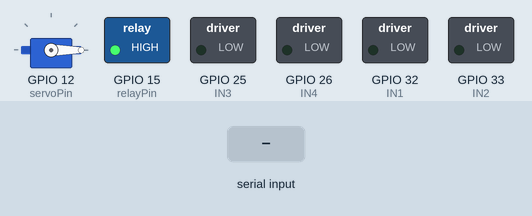
Recording of a sketch running on a simulated ESP32. On the bench: servo, switched loads named in the sketch (green lamp = pin HIGH). Inputs (shaded band) come from the test bench. Nothing arrives over Bluetooth unless stated.

Above: at 1.2 s.
1.3 s: "W" received over the second serial link
At 3.3 s:
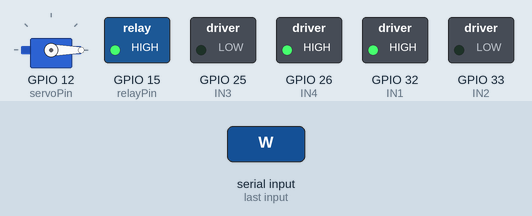
3.8 s: "S" received over the second serial link
At 5.2 s:
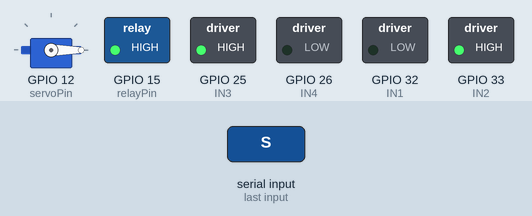
6.3 s: "A" received over the second serial link
At 8.3 s:
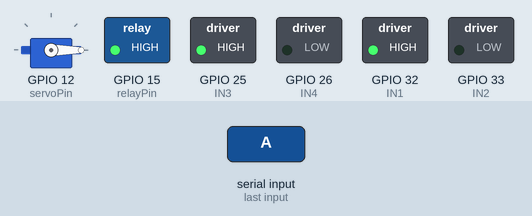
8.8 s: "D" received over the second serial link
At 10.2 s:
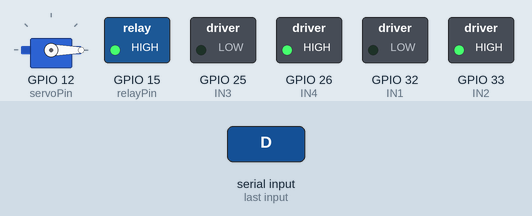
11.3 s: "H" received over the second serial link
At 13.3 s:
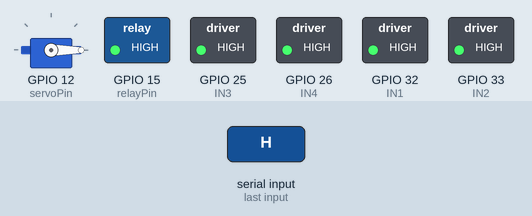
13.8 s: "O" received over the second serial link
At 15.2 s:
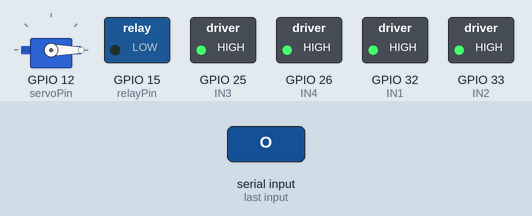
Timing chart, 0 to 21.3 s (numbered marks = the images above; inputs shaded):
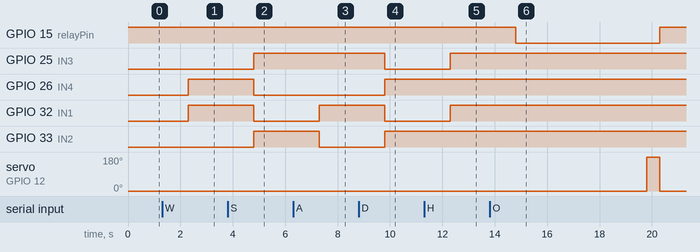

The sketch:

Bluetooth_Controlled_Car.ino
```cpp
#include "BluetoothSerial.h"
#include <ESP32Servo.h>
#define IN1 32
#define IN2 33
#define IN3 25
#define IN4 26

#if !defined(CONFIG_BT_ENABLED) || !defined(CONFIG_BLUEDROID_ENABLED)
#error Bluetooth is not enabled!
#endif

int servoPin = 12;
int relayPin = 15;
unsigned long time_now_servo = 0;
unsigned long time_now_relay = 0;

void moveForward();
void moveBackward();
void turnLeft();
void turnRight();
void stopMove();
void shooter();

BluetoothSerial BTObject;
Servo myservo;

String message = "";

void setup() {
  pinMode(IN1,OUTPUT);
  pinMode(IN2,OUTPUT);
  pinMode(IN3,OUTPUT);
  pinMode(IN4,OUTPUT);
  myservo.write(0);
  pinMode(relayPin, OUTPUT);
  digitalWrite(relayPin, HIGH);
  BTObject.begin("Robot");
  ESP32PWM::allocateTimer(0);
  ESP32PWM::allocateTimer(1);
  ESP32PWM::allocateTimer(2);
  ESP32PWM::allocateTimer(3);
  myservo.setPeriodHertz(50);
  myservo.attach(servoPin, 1000, 2000);
}

void loop() {
  if(BTObject.available()){
    message = BTObject.readString();
    message.remove(message.length() - 2);
  }
  if(message == "W"){
    moveForward();
  }
  if(message == "S"){
    moveBackward();
  }
  if(message == "A"){
    turnLeft();
  }
  if(message == "D"){
    turnRight();
  }
  if(message == "H"){
    stopMove();
  }
  if(message == "O"){
    shooter();
  }
}

void turnLeft(){
  digitalWrite(IN1, HIGH);
  digitalWrite(IN2, LOW);
  digitalWrite(IN3, HIGH);
  digitalWrite(IN4, LOW);
}

void turnRight(){
  digitalWrite(IN1, LOW);
  digitalWrite(IN2, HIGH);
  digitalWrite(IN3, LOW);
  digitalWrite(IN4, HIGH);
}

void moveForward(){
  digitalWrite(IN1, HIGH);
  digitalWrite(IN2, LOW);
  digitalWrite(IN3, LOW);
  digitalWrite(IN4, HIGH);
}

void moveBackward(){
  digitalWrite(IN1, LOW);
  digitalWrite(IN2, HIGH);
  digitalWrite(IN3, HIGH);
  digitalWrite(IN4, LOW);
}

void stopMove(){
  digitalWrite(IN1, HIGH);
  digitalWrite(IN2, HIGH);
  digitalWrite(IN3, HIGH);
  digitalWrite(IN4, HIGH);
}

void shooter(){
  time_now_servo = millis();
  digitalWrite(relayPin, LOW);
  while(millis() < time_now_servo + 5000){

  }
  time_now_relay = millis();
  myservo.write(180);
  while(millis() < time_now_relay + 500){

  }
  myservo.write(0);
  digitalWrite(relayPin, HIGH);
  message = "";
}
```

Measured:
- after the input at 1.3 s, GPIO 26 (IN4), GPIO 32 (IN1): LOW → HIGH after 1.0 s
- after the input at 3.8 s, GPIO 25 (IN3), GPIO 33 (IN2): LOW → HIGH after 1.0 s; GPIO 26 (IN4), GPIO 32 (IN1): HIGH → LOW after 1.0 s
- after the input at 6.3 s, GPIO 32 (IN1): LOW → HIGH after 1.0 s; GPIO 33 (IN2): HIGH → LOW after 1.0 s
- after the input at 8.8 s, GPIO 25 (IN3), GPIO 32 (IN1): HIGH → LOW after 1.0 s; GPIO 26 (IN4), GPIO 33 (IN2): LOW → HIGH after 1.0 s
- after the input at 11.3 s, GPIO 25 (IN3), GPIO 32 (IN1): LOW → HIGH after 1.0 s
- after the input at 13.8 s, GPIO 15 (relayPin): HIGH → LOW after 1.0 s, → HIGH 5.5 s later; servo on GPIO 12 (servoPin): 0° → 180° after 6.0 s, → 0° 0.50 s later
